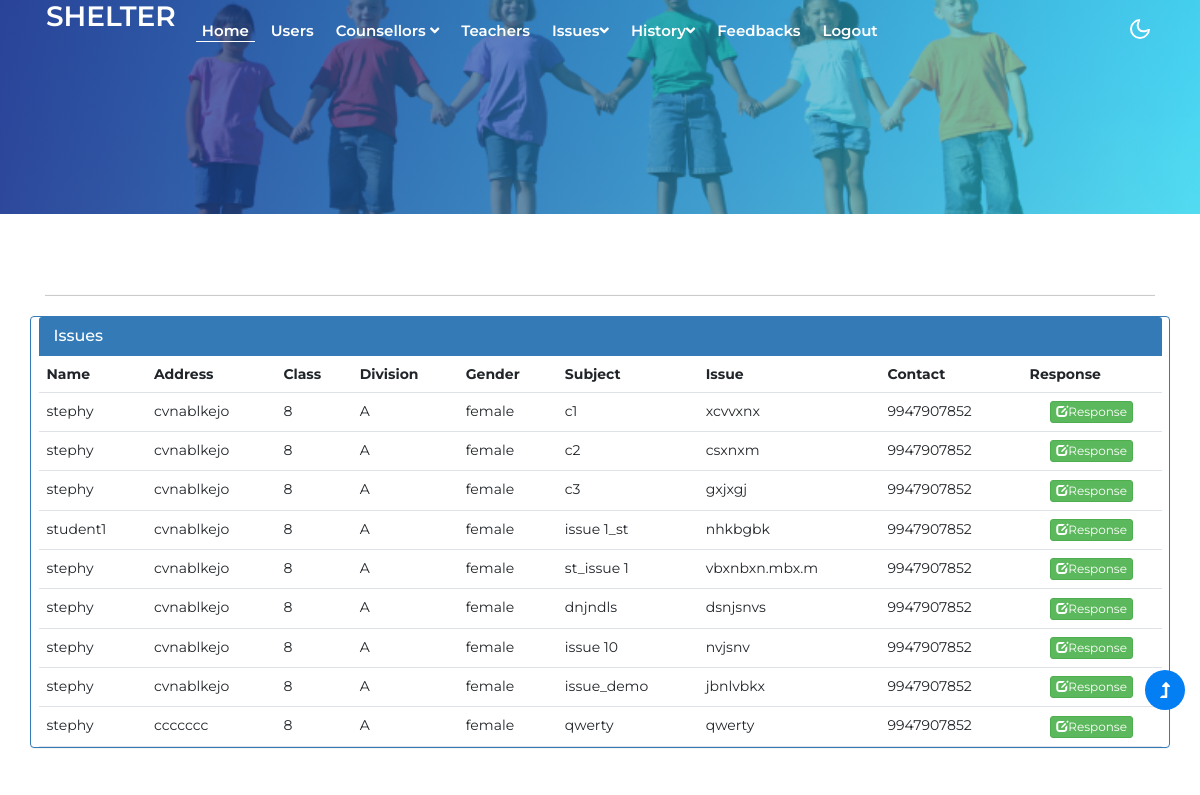
The page /s_history (signed in) on the database its author committed.
### ch_ab/models.py (models this page shows)
class Issue(db.Model):
    id = db.Column(db.Integer,primary_key=True)
    uid = db.Column(db.String(200))
    tid = db.Column(db.String(200))
    accept_id = db.Column(db.String(200))
    usertype= db.Column(db.VARCHAR)
    subject= db.Column(db.VARCHAR)
    issue= db.Column(db.VARCHAR)
    solution= db.Column(db.String(200))
    name = db.Column(db.String(200))
    address= db.Column(db.VARCHAR)
    contact= db.Column(db.String(200))
    cls= db.Column(db.String(200))
    division= db.Column(db.String(200))
    category= db.Column(db.String(200))
    gender= db.Column(db.String(200))
    status = db.Column(db.String(200),default='NULL')
    progress= db.Column(db.String(200))
    permisson= db.Column(db.String(200))

### ch_ab/routes.py (the view)
@app.route('/s_history')
@login_required
def student_history():
    obj= Issue.query.filter_by(category="student",status="complete").all()
    return render_template("s_history.html",obj=obj)

### ch_ab/models.py (called while the page is built)
@login_manager.user_loader
def load_user(id):
    return Login.query.get(int(id))

### ch_ab/templates/s_history.html (shortened to what this page needs)
{% extends 'admin_layout.html' %}
{% block content %}
<link href="//netdna.bootstrapcdn.com/bootstrap/3.1.0/css/bootstrap.min.css" rel="stylesheet" id="bootstrap-css">
<div class="container">
    <hr>
    <div class="row">
        <div class="panel panel-primary">
            <div class="panel-heading">
                <h3 class="panel-title">Issues</h3>
            </div>
            <table class="table">
                <tbody>
                    <tr>
                        <th>Name</th>
                        <th>Address</th>
                        <th>Class</th>
                        <th>Division</th>
                        <th>Gender</th>
                        <th>Subject</th>
                        <th>Issue</th>
                        <th>Contact</th>
                        <th>Response</th>
                    </tr>
                    {% for i in obj %}
                    <tr>
                        <td>{{i.name}}</td>
                        <td>{{i.address}}</td>
                        <td>{{i.cls}}</td>
                        <td>{{i.division}}</td>
                        <td>{{i.gender}}</td>
                        <td>{{i.subject}}</td>
                        <td>{{i.issue}}</td>
                        <td>{{i.contact}}</td>
                        <td class="text-center"><a class='btn btn-success btn-xs' href="/his_res_d/{{i.id}}"><span class="glyphicon glyphicon-edit"></span>Response</a></td>
                    </tr>
                    {% endfor %}
                </tbody>
            </table>
        </div>
    </div>
</div>
{% endblock  %}

### rows shown on the page
Issue: name "stephy", address "cvnablkejo", cls "8", division "A", gender "female", subject "c1", issue "xcvvxnx", contact "9947907852"
Issue: name "stephy", address "cvnablkejo", cls "8", division "A", gender "female", subject "c2", issue "csxnxm", contact "9947907852"
Issue: name "stephy", address "cvnablkejo", cls "8", division "A", gender "female", subject "c3", issue "gxjxgj", contact "9947907852"
Issue: name "student1", address "cvnablkejo", cls "8", division "A", gender "female", subject "issue 1_st", issue "nhkbgbk", contact "9947907852"
Issue: name "stephy", address "cvnablkejo", cls "8", division "A", gender "female", subject "st_issue 1", issue "vbxnbxn.mbx.m", contact "9947907852"
Issue: name "stephy", address "cvnablkejo", cls "8", division "A", gender "female", subject "dnjndls", issue "dsnjsnvs", contact "9947907852"
Issue: name "stephy", address "cvnablkejo", cls "8", division "A", gender "female", subject "issue 10", issue "nvjsnv", contact "9947907852"
Issue: name "stephy", address "cvnablkejo", cls "8", division "A", gender "female", subject "issue_demo", issue "jbnlvbkx", contact "9947907852"
Issue: name "stephy", address "ccccccc", cls "8", division "A", gender "female", subject "qwerty", issue "qwerty", contact "9947907852"
